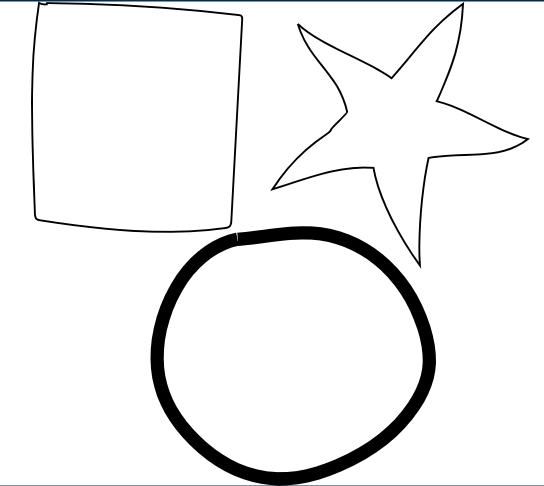
#> input picture png_svg/isolated.png, 1087 x 972 px, found by its file name (shown at 1/2 size)
$ python RegualarizeCurve_Task1.py
#> lines starting #> are read from the running program, lines starting #| are printed output that depends on the picture; after the words box and inside, x2 and y2 are one past the last pixel; in counts of white or black regions, pixels touching at a corner belong together
import cv2
import numpy as np

# Configuration
config = {
    "image_path": "./PNG/isolated.png", #image path
    "slope_tolerance": 0.1,  # Maximum slope deviation for grouping edges
    "area_threshold": 600,  # Minimum contour area to be considered (adjust as needed)
    "area_similarity_tolerance": 50000,   # Tolerance for considering areas similar
    "centroid_similarity_tolerance": 10,  # Tolerance for considering centroids similar in pixels
    "resize_factor": 0.5,  # Factor to resize the image for display
    "edge_length_tolerance": 0.2  # Tolerance for equal edge lengths in stars
}

# [5 lines left out: function calculate_slope, not called in this run]

def are_similar_slopes(slope1, slope2, tolerance):
    """Check if two slopes are similar within a tolerance."""
    return abs(slope1 - slope2) < tolerance

# [32 lines left out: functions group_edges, draw_edges, not called in this run]

def draw_circle(image, contour):
    """Fit a circle to the contour and draw it on the image."""
    (x, y), radius = cv2.minEnclosingCircle(contour)
    center = (int(x), int(y))
    radius = int(radius)
    cv2.circle(image, center, radius, (255, 0, 0), 2)

def draw_star(image, approx):
    """Draw the star shape based on polygon approximation."""
    cv2.drawContours(image, [approx], 0, (0, 255, 255), 2)

def draw_polygon(image, approx, color=(0, 255, 0)):
    """Draw a polygon shape based on polygon approximation."""
    cv2.drawContours(image, [approx], 0, color, 2)

def is_rectangle_or_square(approx):
    """Check if the contour is a rectangle or square."""
    if len(approx) != 4:
        return False, False

    (x, y, w, h) = cv2.boundingRect(approx)
    aspect_ratio = float(w) / h
    square = 0.95 <= aspect_ratio <= 1.05
    rectangle = not square
    return rectangle, square

def is_circle(contour, tolerance=0.2):
    """Check if the contour is approximately a circle."""
    area = cv2.contourArea(contour)
    perimeter = cv2.arcLength(contour, True)

    if perimeter == 0:
        return False

    circularity = (4 * np.pi * area) / (perimeter ** 2)
    return circularity > (1 - tolerance)

def is_star(approx, tolerance=0.2):
    """Check if the contour is approximately a star with equal edge lengths."""
    if len(approx) != 10:
        return False

    edge_lengths = []
    for i in range(len(approx)):
        p1 = approx[i][0]
        p2 = approx[(i + 1) % len(approx)][0]
        edge_length = np.linalg.norm(p1 - p2)
        edge_lengths.append(edge_length)

    mean_length = np.mean(edge_lengths)
    for length in edge_lengths:
        if abs(length - mean_length) > tolerance * mean_length:
            return False

    return True

def print_shape_info(name, approx, num_edges, area):
    """Print the shape information to the terminal including area."""
    print(f'{name} detected with {num_edges} edges, area {area:.2f} at points: {approx[:, 0].tolist()}')

def get_centroid(contour):
    """Calculate the centroid of a contour."""
    moments = cv2.moments(contour)
    if moments['m00'] == 0:
        return (0, 0)
    cx = int(moments['m10'] / moments['m00'])
    cy = int(moments['m01'] / moments['m00'])
    return (cx, cy)

# Load image and convert to grayscale
image = cv2.imread(config["image_path"])
#> image is the input picture: shape (972, 1087, 3); mean B, G, R 240.4, 240.3, 240.1
gray = cv2.cvtColor(image, cv2.COLOR_BGR2GRAY)

# Apply edge detection
edges = cv2.Canny(gray, 50, 150)
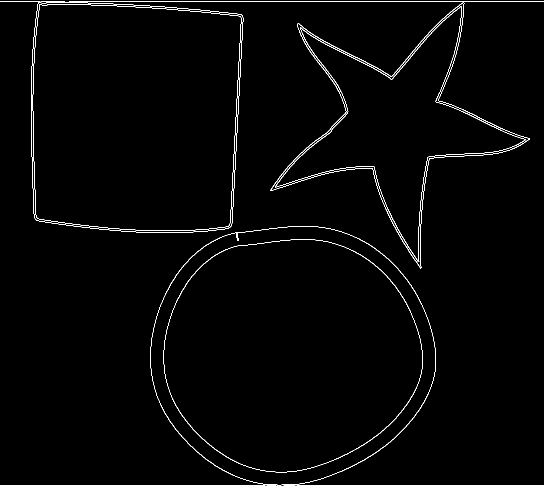
#> edges: shape (972, 1087) (shown at 1/2 size); 1.3% white in thin lines or dots

# Find contours
contours, _ = cv2.findContours(edges, cv2.RETR_TREE, cv2.CHAIN_APPROX_SIMPLE)
#> contours = 18 contours, 9 with area under 20; largest, box (x1, y1, x2, y2) and area: (301, 452, 872, 971) 231288, (301, 452, 872, 971) 230800, (327, 479, 846, 945) 188186, (327, 479, 846, 945) 187774, (65, 8, 483, 462) 176461

# Create a blank image for drawing shapes
shape_image = np.zeros_like(image)

# Group similar shapes
groups = []

for contour in contours:
    # Check if the contour's area is within the allowed range
    area = cv2.contourArea(contour)
    if area < config["area_threshold"]:
        continue

    # Approximate contour to a polygon
    epsilon = 0.02 * cv2.arcLength(contour, True)
    approx = cv2.approxPolyDP(contour, epsilon, True)

    centroid = get_centroid(contour)
    num_edges = len(approx)

    matched = False
    for group in groups:
        group_centroid, group_area, group_num_edges, group_contours = group
        if (abs(group_area - area) / group_area < config["area_similarity_tolerance"] and
            np.linalg.norm(np.array(group_centroid) - np.array(centroid)) < config["centroid_similarity_tolerance"] and
            group_num_edges == num_edges):
            group_contours.append(contour)
            matched = True
            break

    if not matched:
        groups.append((centroid, area, num_edges, [contour]))
#> this loop made 18 passes
#> (area, epsilon, cx in get_centroid, cy in get_centroid, num_edges) on passes 6, 10, 11, 12, 13, 14: (231287.5, 36.06, 581, 706, 8), (230800.5, 36.66, 581, 706, 8), (188185.5, 32.56, 581, 706, 8), (187773.5, 32.51, 581, 706, 8), (77451, 43.05, 794, 248, 10), (76892.5, 42.97, 794, 249, 10)
#> (area, epsilon, approx, cx in get_centroid, cy in get_centroid, num_edges) on passes 15 to 16: (176461, 33.57, [[79, 8], [72, 434], [457, 452], [481, 33]], 269, 233, 4), (176452.5, 33.53, [[80, 8], [482, 35], [456, 452], [72, 433]], 269, 233, 4)
#> after the loop, groups = 3 items

# Draw shapes with the smallest areas
for centroid, _, num_edges, group_contours in groups:
    smallest_contour = min(group_contours, key=cv2.contourArea)
    approx = cv2.approxPolyDP(smallest_contour, 0.02 * cv2.arcLength(smallest_contour, True), True)
    area = cv2.contourArea(smallest_contour)

    # Determine shape type
    if is_circle(smallest_contour):
        draw_circle(shape_image, smallest_contour)
        print_shape_info('Circle', approx, num_edges, area)
    elif len(approx) == 3:
        draw_polygon(shape_image, approx, color=(0, 255, 0))  # Green for triangles
        print_shape_info('Triangle', approx, num_edges, area)
    elif len(approx) == 4:
        rectangle, square = is_rectangle_or_square(approx)
        if square:
            draw_polygon(shape_image, approx, color=(0, 255, 255))  # Cyan for squares
            print_shape_info('Square', approx, num_edges, area)
        elif rectangle:
            draw_polygon(shape_image, approx, color=(255, 0, 0))  # Red for rectangles
            print_shape_info('Rectangle', approx, num_edges, area)
    elif is_star(approx, config["edge_length_tolerance"]):
        draw_polygon(shape_image, approx, color=(0, 0, 255))  # Blue for stars
        print_shape_info('Star', approx, num_edges, area)
    else:
        cv2.drawContours(shape_image, [smallest_contour], 0, (255, 255, 255), 2)  # White for other shapes
        print_shape_info('Contour', approx, num_edges, area)

    # Display the number of edges
    cv2.putText(shape_image, f'Edges: {num_edges}', (approx[0][0][0], approx[0][0][1] - 10), cv2.FONT_HERSHEY_SIMPLEX, 0.5, (255, 255, 255), 1, cv2.LINE_AA)
#> this loop made 3 passes
#> (centroid, num_edges, approx, perimeter in is_circle, circularity in is_circle) on pass 3: ((269, 233), 4, [[80, 8], [482, 35], [456, 452], [72, 433]], 1676.6, 0.789)
#> (centroid, num_edges, perimeter in is_circle, circularity in is_circle, radius in draw_circle) on pass 1: ((581, 706), 8, 1625.7, 0.893, 259)
#| Circle detected with 8 edges, area 187773.50 at points: [[656, 483], [800, 586], [838, 762], [691, 909], [494, 933], [343, 794], [345, 620], [453, 498]]
#| Star detected with 10 edges, area 76892.50 at points: [[923, 13], [871, 203], [1050, 279], [855, 314], [836, 522], [748, 333], [550, 373], [696, 223], [601, 55], [784, 158]]
#| Rectangle detected with 4 edges, area 176452.50 at points: [[80, 8], [482, 35], [456, 452], [72, 433]]
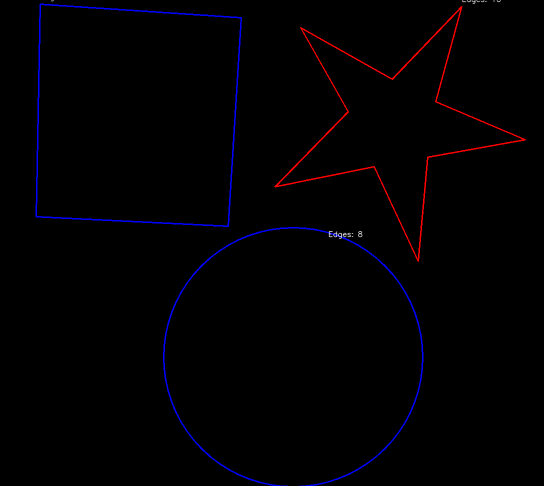
#> shape_image: shape (972, 1087, 3) (shown at 1/2 size); mean of channels 0, 1, 2 2.4, 0.1, 1.4; drawn as B, G, R

# Resize the image for a smaller display window
width = int(image.shape[1] * config["resize_factor"])
#> width = 543
height = int(image.shape[0] * config["resize_factor"])
#> height = 486
dim = (width, height)
#> dim = (543, 486)
resized_image = cv2.resize(shape_image, dim, interpolation=cv2.INTER_AREA)
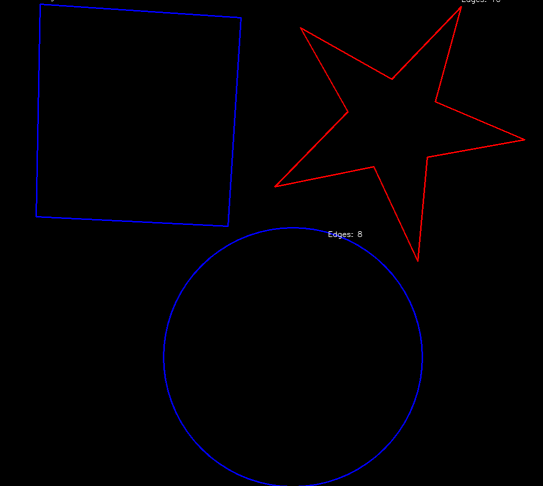
#> resized_image: shape (486, 543, 3); mean of channels 0, 1, 2 2.4, 0.1, 1.4; drawn as B, G, R

# Show the result
cv2.imshow('Detected Shapes', resized_image)
cv2.waitKey(0)
cv2.destroyAllWindows()

$ run again, with png_svg/ellipse.png copied over png_svg/isolated.png
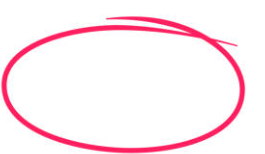
#> input picture png_svg/ellipse.png, 265 x 154 px, found by its file name
#> image is the input picture: shape (154, 265, 3); mean B, G, R 241.6, 236.3, 254.2
#> `edges = cv2.Canny(gray, 50, 150)`:
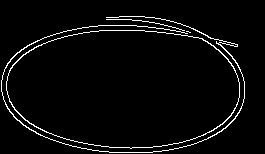
#> edges: shape (154, 265); 3.7% white in thin lines or dots, all inside (x1, y1, x2, y2) = (1, 16, 245, 153)
#> contours = 5 contours, 2 with area under 20; largest, box (x1, y1, x2, y2) and area: (6, 30, 240, 149) 22188, (6, 30, 240, 149) 22082, (1, 16, 245, 153) 112
#> the loop `for contour in contours: # Check if the contour's area is within the a..` made 5 passes
#> (area, epsilon, cx in get_centroid, cy in get_centroid, num_edges) on passes 2 to 3: (22187.5, 12.06, 124, 87, 8), (22081.5, 12.01, 124, 87, 8)
#> after the loop `for contour in contours:`: groups = 1 item
#> the loop `for centroid, _, num_edges, group_contours in groups:` made 1 pass
#> (centroid, num_edges, perimeter in is_circle, circularity in is_circle) on pass 1: ((124, 87), 8, 600.7, 0.769)
#> (printed output is left out)
#> `resized_image = cv2.resize(shape_image, dim, interpolation=cv2.INTER_A..`:
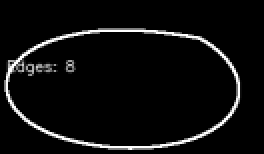
#> resized_image: shape (77, 132, 3) (shown 2 times larger); min 0, max 255, mean 13.4
